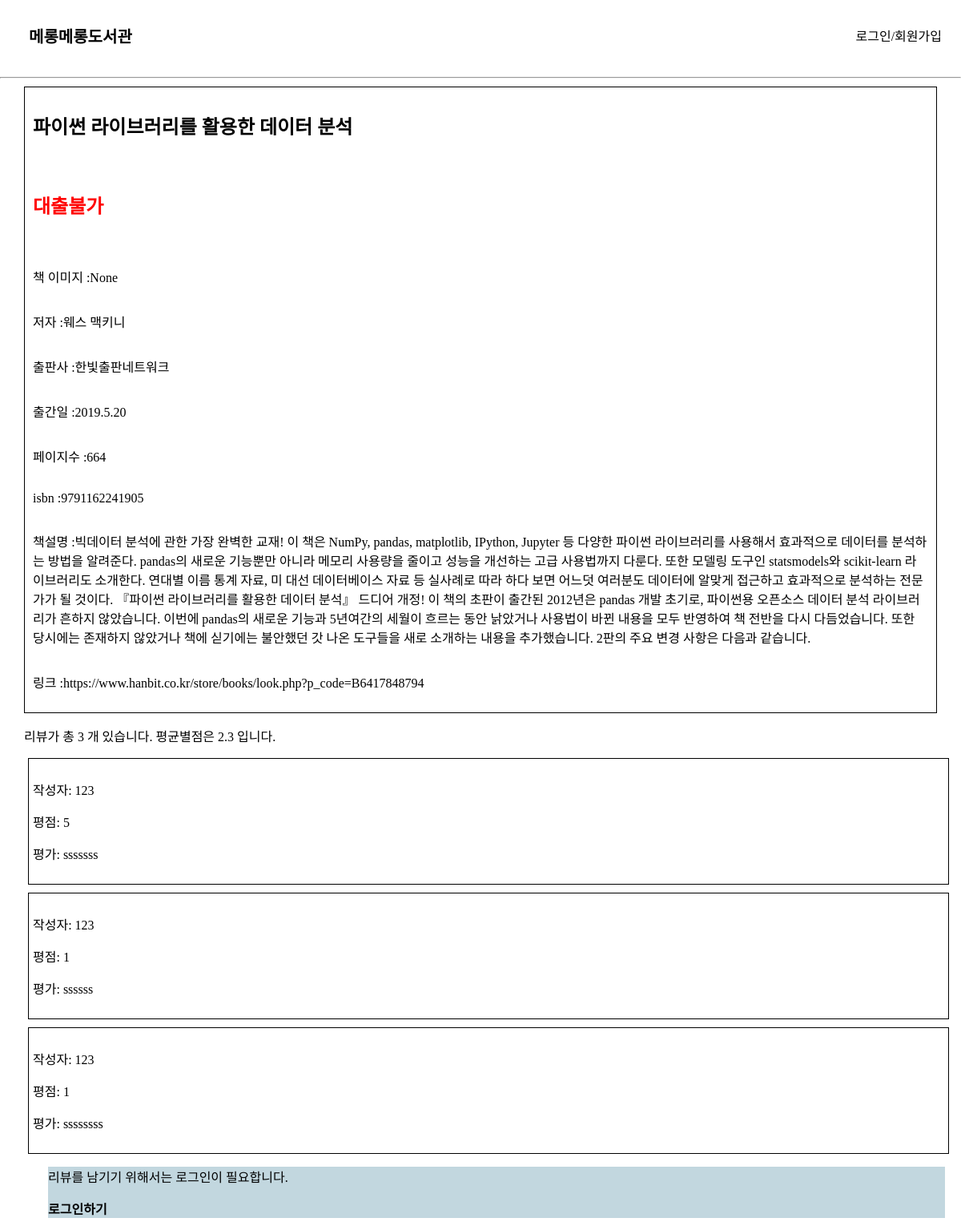
Screenshot of /book_info/30 with the database file from the repository.
### elicelibrary/models.py (models this page shows, shortened)
class Book(db.Model):
    __tablename__     = 'Book'
    id                = db.Column(db.Integer, primary_key=True, nullable=False, autoincrement=True, unique=True)
    title             = db.Column(db.String(45), nullable=False)
    author            = db.Column(db.String(45))
    publisher         = db.Column(db.String(45))
    publication_date  = db.Column(db.String(45))
    pages             = db.Column(db.Integer)
    isbn              = db.Column(db.String(45))
    registered_date   = db.Column(db.DateTime, default=datetime.utcnow)
    description       = db.Column(db.Text())    # 길이를 정할 수 없는 문자열은 Text를 쓰면 됨
    book_link         = db.Column(db.String(255))
    book_status       = db.Column(db.String(45))   # "1" :대출가능, "0" : 대출중 , "999" : 폐기    -> 선택형 변수에 적합한 데이터타입이 있을까?
    book_img          = db.Column(db.String(45))    # 책 표지만 바뀐 경우, 또는 책이 다르지만 같은 표지를 쓰는 경우가 있기 때문에 이미지 스토리지에서 같은 이미지의 반복을 막기 위해 별도의 책 이미지 식별 용 변수를 넣음
    at_user           = db.Column(db.String(45), default=None)

class Review(db.Model):
    __tablename__     = 'Review'
    review_id         = db.Column(db.Integer, primary_key=True, nullable=False, autoincrement=True)
    rating            = db.Column(db.Integer)
    content           = db.Column(db.Text())
    user_id           = db.Column(db.String(45), db.ForeignKey('User.email'), nullable=False)
    isbn              = db.Column(db.String(45), db.ForeignKey('Book.isbn'))   # 외부키 사용할 때는 '테이블이름.속성', 객체 이름 x

### elicelibrary/views/book_api.py (the view)
@book.route('/book_info/<int:book_id>', methods=["GET"])
def book_detail(book_id):
    book_info = Book.query.filter(Book.id == book_id).first()
    book_review = Review.query.filter(Review.isbn == book_info.isbn).all()
    rating_sum, rating_avg = 0, 0
    if book_review :
        for review in book_review:
            rating_sum += review.rating
        rating_avg = round(rating_sum / len(book_review), 1)
    return render_template("book_detail.html", book = book_info, review_list = book_review, rating_avg = rating_avg, review_cnt = len(book_review))

### elicelibrary/templates/book_detail.html (shortened to what this page needs)
{% extends 'base.html' %}
{% block content %}
<div class="book-detail-info-container">
<h2> {{ book.title }}</h2>
<h2>
    {% if book.book_status == "1" %}
    <p style="color: blue;">대출가능</p>
    <form action="{{ url_for('book.checkout', book_id=book.id) }}" method="post">
        <input class='checkout-btn' type="submit" value="대출하기">
    </form>
    {% else %}
    <p style="color: red;">대출불가</p>
    {% endif %}
</h2>
<p> 책 이미지 :{{ book.book_img }}</p>
<p> 저자 :{{ book.author }}</p>
<p> 출판사 :{{ book.publisher }}</p>
<p> 출간일 :{{ book.publication_date }}</p>
<p> 페이지수 :{{ book.pages }}</p>
<p> isbn :{{ book.isbn }}</p>
<p> 책설명 :{{ book.description }}</p>
<p> 링크 :{{ book.book_link }}</p>
</div>
<div class="review-container">
    <p>리뷰가 총 {{ review_cnt }} 개 있습니다. 평균별점은 {{ rating_avg }} 입니다. </p>
    {% for review in review_list %}
    <div class="review">
        <p>작성자: {{ review.user_id }}</p>
        <p>평점: {{ review.rating }}</p>
        <p>평가: {{ review.content }}</p>
    </div>
    {% endfor %}
{% if session['login_id'] %}
<h3>리뷰 작성</h3>
<form action="{{ url_for('book.write_review', book_id=book.id) }}" method="post">
    <select name="star">
        <option value="1">1점</option>
        <option value="2">2점</option>
        <option value="3">3점</option>
        <option value="4">4점</option>
        <option value="5">5점</option>
    </select>
    <div class="form-group">
        <label for="review">리뷰</label>
        <input class="form-control" name="review" id="review" placeholder="리뷰를 작성해주세요."></input>
    </div>
    <input class="btn btn-primary" type="submit" value="리뷰 올리기">
</form>
{% else %}
<div class="login-for-review">
<p>리뷰를 남기기 위해서는 로그인이 필요합니다.</p>
<a href="{{ url_for('user.login')}}" style="font-weight: bold;">로그인하기</a>
</div>
</div>
{% endif %}
{% endblock %}

### elicelibrary/static/style.css (style rules this page uses)
:root { --text-color: black; --background-color: white; --accent-color: grey; }
body { margin: 0; }
a { text-decoration: none; color: var(--text-color); }
.review-container { margin: 10px 10px 10px 30px; flex-wrap: wrap; flex-direction: column; }
.review-container .review { margin: 10px 5px 10px 5px; padding: 10px 5px 10px 5px; border: 1px solid black; }
.book-detail-info-container { margin: 10px 30px 10px 30px; padding: 10px; display: flex; flex-wrap: wrap; flex-direction: column; border: 1px solid black; }
.login-for-review { margin: 10px 10px 10px 30px; background-color: rgb(194, 215, 223); }

### rows the page displays
Book: title "파이썬 라이브러리를 활용한 데이터 분석", book_img "None", author "웨스 맥키니", publisher "한빛출판네트워크", publication_date "2019.5.20", pages "664", isbn "9791162241905", description "빅데이터 분석에 관한 가장 완벽한 교재! 이 책은 NumPy, pandas, matplotlib, IPython, Jupyter 등 다양한 파이썬 라이브러리를 사용해서 효과적으로 데이터를 분석하는 방법을 알려준다. pandas의 새로운 기능뿐만 아니라 메모리 사용량을 줄이고 성능을 개선하는 고급 사용법까지 다룬다. 또한 모델링 도구인 statsmodels와 scikit-learn 라이브러리도 소개한다. 연대별 이름 통계 자료, 미 대선 데이터베이스 자료 등 실사례로 따라 하다 보면 어느덧 여러분도 데이터에 알맞게 접근하고 효과적으로 분석하는 전문가가 될 것이다. 『파이썬 라이브러리를 활용한 데이터 분석』 드디어 개정! 이 책의 초판이 출간된 2012년은 pandas 개발 초기로, 파이썬용 오픈소스 데이터 분석 라이브러리가 흔하지 않았습니다. 이번에 pandas의 새로운 기능과 5년여간의 세월이 흐르는 동안 낡았거나 사용법이 바뀐 내용을 모두 반영하여 책 전반을 다시 다듬었습니다. 또한 당시에는 존재하지 않았거나 책에 싣기에는 불안했던 갓 나온 도구들을 새로 소개하는 내용을 추가했습니다. 2판의 주요 변경 사항은 다음과 같습니다.", book_link "https://www.hanbit.co.kr/store/books/look.php?p_code=B6417848794"
Review: user_id "123", rating "5", content "sssssss"
Review: user_id "123", rating "1", content "ssssss"
Review: user_id "123", rating "1", content "ssssssss"

### other values shown
{{ review_cnt }} "3"
{{ rating_avg }} "2.3"
